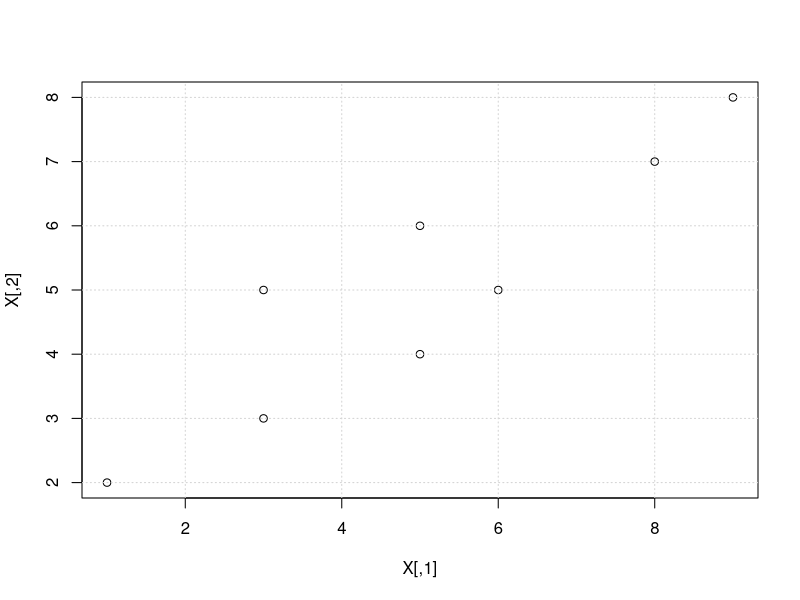

R code for this plot:
#Raquel apartado 5
N <-  8
X <-  c(1,2,3,3,3,5,5,4,5,6,6,5,8,7,9,8)
X <- matrix(X,nrow=2,ncol=8,byrow=FALSE)

X <- t(X)
x <- X[,1]
y <- X[,2]
mu <- c(mean(x),mean(y))
plot(X)
grid()

cov <- cov(X)
